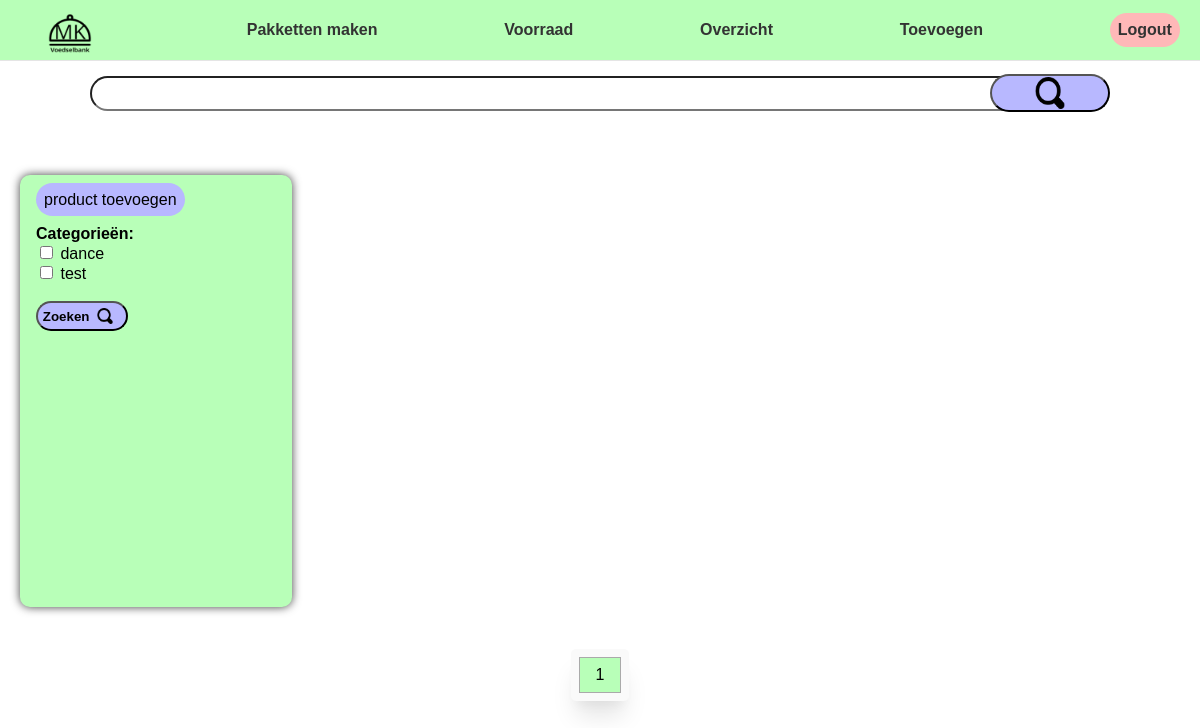
Before: /voorraad-medewerker/ (signed in) with the older database file.
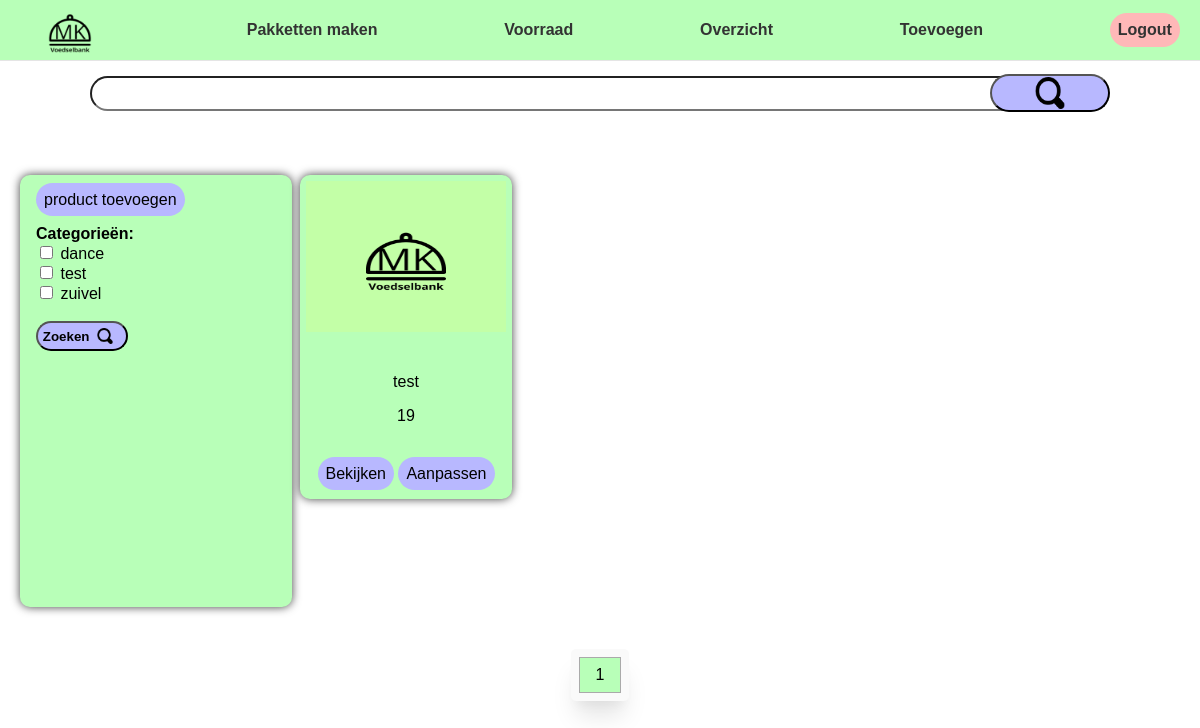
After: the same page with the newer database file.
### magazijn/models/product.py (models this page shows, shortened)
class Product(models.Model):
    name = models.CharField(max_length=100)
    EAN = models.IntegerField()
    afbeelding = models.ImageField(upload_to='images/', null=True)
    varkesvlees = models.BooleanField(default=False)
    vegataries = models.BooleanField(default=False)
    veganistisch = models.BooleanField(default=False)
    catagorieën = models.ManyToManyField("Catagorie", related_name="product")
    voorraad = models.IntegerField(default=0)

### magazijn/views/stock_employe.py (the view)
# urls.py: path("voorraad-medewerker/", StockEmployeView.as_view(), name="stock-employe"),
class StockEmployeView(LoginRequiredMixin, View):
    model = Product
    filterset_product = ProductFilter
    filterset_categorie = CategorieProduct
    template_name = 'magazijn/stock-employe.html'
    def get(self, request):
        sq_filters = self.filterset_product(request.GET, queryset=self.model.objects.all())
        sq_filters2 = self.filterset_categorie(request.GET, queryset=sq_filters.qs)
        paginated_filter = Paginator(sq_filters2.qs, 10)
        page_number = request.GET.get('page')
        page_obj = paginated_filter.get_page(page_number)
        context = {
            'filter': sq_filters,
            'filter2': sq_filters2,
            'page_obj': page_obj,
        }
        return render(request, self.template_name, context )

### magazijn/models/Categorie.py (called while the page is built)
        def __str__(self):
            return self.name

### magazijn/templatetags/magazijn_extras.py (called while the page is built)
@register.simple_tag
def my_url(value, fieldname, urlencode=None):
    url = '?{}={}'.format(fieldname, value)
    if urlencode:
        querystring = urlencode.split('&')
        filtered_querystring = filter(lambda p: p.split('=')[0] != fieldname, querystring)
        encoded_querystring = '&'.join(filtered_querystring)
        url = '{}&{}'.format(url, encoded_querystring)
    return url

### templates/magazijn/stock-employe.html (shortened to what this page needs)
{% extends "../base.html" %}
{% load static %}
{% block stylesheets %}
    <link rel="stylesheet" href="{% static 'css/stock.css' %}">
{% endblock stylesheets %}
{% block content %}
{% load magazijn_extras %}
<form method="GET" class="grid-products">
    <div id= "zoekbak">
        {{ filter.form.searchbar }}
        <button type="submit" class= "submit-zoekbak"><img class= 'looking-glass'src='{% static "image/looking_glass.png" %}'></button>
    </div>
    <div id = "item1">
        <div>
            <a class= "card-btn" href= "{% url 'add-stock' %}">product toevoegen</a>
        </div>
        <div>
            {% for field in filter2.form %}
            <strong>{{ field.label_tag }}</strong>
                {{ field }}
            {% endfor %}
            <br>
            <button type="submit" class= "zoek-btn"><strong>Zoeken</strong> <img src='{% static "image/looking_glass.png" %}'></button>
        </div>
    </div>
    <div id ='item2'>
        <div class= 'flex-products'>
        {% for product in page_obj %}
            {% include "components/stock-card.html" with product=product %}
        {% endfor %}
        </div>
    </div>
    <div id='item3'>
        <span class="pagination">
            {% for i in page_obj.paginator.page_range %}
            {% if i >= page_obj.number|add:-4 and i <= page_obj.number|add:4 %}
                <a href="{% my_url i 'page' request.GET.urlencode %}" {% if i == page_obj.number %}class="active"{% endif %}>{{ i }}</a>
            {% endif %}
        {% endfor %}
        </span>
    </div>
</form>
    {% endblock content %}

### templates/components/stock-card.html
{% load static %}
<div class="product">
    <img src ="{{ product.afbeelding.url }}" class= 'image-card'>
    <div>
        <p>{{ product.name }}</p>
        <p>{{ product.voorraad }}</p>
    </div>
    <div>
        <a href=" {% url 'product-item' id=product.id %}" class = "card-btn" >Bekijken</a>
        <a href="{% url 'update-stock' id=product.id %}" class = "card-btn">Aanpassen</a>
    </div>
</div>

Changed rows visible on the page:
added Product: afbeelding (picture), name "test", voorraad "19"
Other visible differences:
form field catagorie: "☐ ☐" → "☐ ☐ ☐"
text no longer shown: "dance test"
text now shown: "dance test zuivel"
